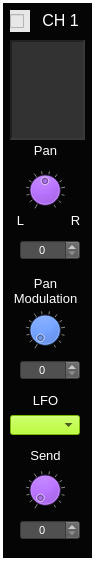
  <widget class="CustomFrame" name="frame_MixerChannel_1">
   <property name="geometry">
    <rect>
     <x>10</x>
     <y>10</y>
     <width>95</width>
     <height>561</height>
    </rect>
   </property>
   <property name="styleSheet">
    <string notr="true">background-color: rgb(5, 5, 5);
color: rgb(255, 255, 255);</string>
   </property>
   <property name="frameShape">
    <enum>QFrame::Panel</enum>
   </property>
   <property name="frameShadow">
    <enum>QFrame::Plain</enum>
   </property>
   <property name="lineWidth">
    <number>3</number>
   </property>
   <property name="midLineWidth">
    <number>1</number>
   </property>
   <widget class="QLabel" name="label_ADSRtitle">
    <property name="geometry">
     <rect>
      <x>40</x>
      <y>10</y>
      <width>41</width>
      <height>20</height>
     </rect>
    </property>
    <property name="font">
     <font>
      <pointsize>12</pointsize>
     </font>
    </property>
    <property name="styleSheet">
     <string notr="true">color: rgb(255, 255, 255);</string>
    </property>
    <property name="text">
     <string>CH 1</string>
    </property>
    <property name="alignment">
     <set>Qt::AlignCenter</set>
    </property>
   </widget>
   <widget class="QTextEdit" name="textEdit_MixerChanText_1">
    <property name="geometry">
     <rect>
      <x>10</x>
      <y>40</y>
      <width>75</width>
      <height>100</height>
     </rect>
    </property>
    <property name="focusPolicy">
     <enum>Qt::NoFocus</enum>
    </property>
    <property name="styleSheet">
     <string notr="true">background-color: rgb(50,50,50);</string>
    </property>
    <property name="frameShape">
     <enum>QFrame::Panel</enum>
    </property>
    <property name="lineWidth">
     <number>2</number>
    </property>
    <property name="midLineWidth">
     <number>2</number>
    </property>
    <property name="readOnly">
     <bool>true</bool>
    </property>
   </widget>
   <widget class="QLabel" name="label_133">
    <property name="geometry">
     <rect>
      <x>25</x>
      <y>140</y>
      <width>41</width>
      <height>21</height>
     </rect>
    </property>
    <property name="font">
     <font>
      <pointsize>10</pointsize>
     </font>
    </property>
    <property name="styleSheet">
     <string notr="true">color: rgb(255, 255, 255);</string>
    </property>
    <property name="text">
     <string>Pan</string>
    </property>
    <property name="alignment">
     <set>Qt::AlignCenter</set>
    </property>
   </widget>
   <widget class="CustomDial" name="dial_MixerChPan_1">
    <property name="geometry">
     <rect>
      <x>25</x>
      <y>170</y>
      <width>40</width>
      <height>40</height>
     </rect>
    </property>
    <property name="focusPolicy">
     <enum>Qt::NoFocus</enum>
    </property>
    <property name="styleSheet">
     <string notr="true">background-color: rgb(170, 85, 255);</string>
    </property>
    <property name="minimum">
     <number>0</number>
    </property>
    <property name="maximum">
     <number>100</number>
    </property>
    <property name="value">
     <number>50</number>
    </property>
    <property name="wrapping">
     <bool>false</bool>
    </property>
    <property name="notchTarget">
     <double>8.000000000000000</double>
    </property>
    <property name="notchesVisible">
     <bool>true</bool>
    </property>
   </widget>
   <widget class="QLabel" name="label_134">
    <property name="geometry">
     <rect>
      <x>10</x>
      <y>210</y>
      <width>21</width>
      <height>21</height>
     </rect>
    </property>
    <property name="font">
     <font>
      <pointsize>10</pointsize>
     </font>
    </property>
    <property name="styleSheet">
     <string notr="true">color: rgb(255, 255, 255);</string>
    </property>
    <property name="text">
     <string>L</string>
    </property>
    <property name="alignment">
     <set>Qt::AlignCenter</set>
    </property>
   </widget>
   <widget class="QLabel" name="label_135">
    <property name="geometry">
     <rect>
      <x>65</x>
      <y>210</y>
      <width>21</width>
      <height>21</height>
     </rect>
    </property>
    <property name="font">
     <font>
      <pointsize>10</pointsize>
     </font>
    </property>
    <property name="styleSheet">
     <string notr="true">color: rgb(255, 255, 255);</string>
    </property>
    <property name="text">
     <string>R</string>
    </property>
    <property name="alignment">
     <set>Qt::AlignCenter</set>
    </property>
   </widget>
   <widget class="QLabel" name="label_136">
    <property name="geometry">
     <rect>
      <x>10</x>
      <y>270</y>
      <width>71</width>
      <height>41</height>
     </rect>
    </property>
    <property name="font">
     <font>
      <pointsize>10</pointsize>
     </font>
    </property>
    <property name="styleSheet">
     <string notr="true">color: rgb(255, 255, 255);</string>
    </property>
    <property name="text">
     <string>Pan
Modulation</string>
    </property>
    <property name="alignment">
     <set>Qt::AlignCenter</set>
    </property>
   </widget>
   <widget class="QLabel" name="label_138">
    <property name="geometry">
     <rect>
      <x>25</x>
      <y>445</y>
      <width>41</width>
      <height>21</height>
     </rect>
    </property>
    <property name="font">
     <font>
      <pointsize>10</pointsize>
     </font>
    </property>
    <property name="styleSheet">
     <string notr="true">color: rgb(255, 255, 255);</string>
    </property>
    <property name="text">
     <string>Send</string>
    </property>
    <property name="alignment">
     <set>Qt::AlignCenter</set>
    </property>
   </widget>
   <widget class="CustomDial" name="dial_MixerChSend_1">
    <property name="geometry">
     <rect>
      <x>25</x>
      <y>470</y>
      <width>40</width>
      <height>40</height>
     </rect>
    </property>
    <property name="focusPolicy">
     <enum>Qt::NoFocus</enum>
    </property>
    <property name="styleSheet">
     <string notr="true">background-color: rgb(170, 85, 255);</string>
    </property>
    <property name="maximum">
     <number>100</number>
    </property>
    <property name="value">
     <number>0</number>
    </property>
    <property name="wrapping">
     <bool>false</bool>
    </property>
    <property name="notchTarget">
     <double>8.000000000000000</double>
    </property>
    <property name="notchesVisible">
     <bool>true</bool>
    </property>
   </widget>
   <widget class="CustomComboBox" name="comboBox_MixerChPanModLfo_1">
    <property name="geometry">
     <rect>
      <x>10</x>
      <y>415</y>
      <width>70</width>
      <height>20</height>
     </rect>
    </property>
    <property name="font">
     <font>
      <pointsize>8</pointsize>
     </font>
    </property>
    <property name="focusPolicy">
     <enum>Qt::NoFocus</enum>
    </property>
    <property name="styleSheet">
     <string notr="true">selection-background-color: rgb(255, 0, 0);
color: rgb(0,0,0);
border-color: rgb(0, 0, 0);
background-color: rgb(170, 255, 0);
</string>
    </property>
    <property name="currentText">
     <string/>
    </property>
    <property name="currentIndex">
     <number>-1</number>
    </property>
    <property name="maxVisibleItems">
     <number>4</number>
    </property>
   </widget>
   <widget class="QLabel" name="label_96">
    <property name="geometry">
     <rect>
      <x>20</x>
      <y>390</y>
      <width>51</width>
      <height>21</height>
     </rect>
    </property>
    <property name="font">
     <font>
      <pointsize>10</pointsize>
     </font>
    </property>
    <property name="styleSheet">
     <string notr="true">color: rgb(255, 255, 255);</string>
    </property>
    <property name="text">
     <string>LFO</string>
    </property>
    <property name="alignment">
     <set>Qt::AlignCenter</set>
    </property>
   </widget>
   <widget class="CustomDial" name="dial_MixerChPanModLevel_1">
    <property name="geometry">
     <rect>
      <x>25</x>
      <y>310</y>
      <width>40</width>
      <height>40</height>
     </rect>
    </property>
    <property name="focusPolicy">
     <enum>Qt::NoFocus</enum>
    </property>
    <property name="styleSheet">
     <string notr="true">background-color: rgb(0, 85, 255);</string>
    </property>
    <property name="minimum">
     <number>0</number>
    </property>
    <property name="maximum">
     <number>100</number>
    </property>
    <property name="value">
     <number>0</number>
    </property>
    <property name="wrapping">
     <bool>false</bool>
    </property>
    <property name="notchTarget">
     <double>8.000000000000000</double>
    </property>
    <property name="notchesVisible">
     <bool>true</bool>
    </property>
   </widget>
   <widget class="QSpinBox" name="spinBox_MixerChPanModLevel_1">
    <property name="geometry">
     <rect>
      <x>20</x>
      <y>360</y>
      <width>60</width>
      <height>20</height>
     </rect>
    </property>
    <property name="font">
     <font>
      <pointsize>8</pointsize>
     </font>
    </property>
    <property name="focusPolicy">
     <enum>Qt::NoFocus</enum>
    </property>
    <property name="styleSheet">
     <string notr="true">background-color: rgb(80,80,80);
color: rgb(255, 255, 255);</string>
    </property>
    <property name="alignment">
     <set>Qt::AlignCenter</set>
    </property>
    <property name="readOnly">
     <bool>false</bool>
    </property>
    <property name="accelerated">
     <bool>true</bool>
    </property>
    <property name="maximum">
     <number>100</number>
    </property>
    <property name="value">
     <number>0</number>
    </property>
   </widget>
   <widget class="CustomCheckBox" name="checkBox_MixerChanActivity_1">
    <property name="geometry">
     <rect>
      <x>10</x>
      <y>10</y>
      <width>20</width>
      <height>22</height>
     </rect>
    </property>
    <property name="font">
     <font>
      <pointsize>12</pointsize>
     </font>
    </property>
    <property name="focusPolicy">
     <enum>Qt::NoFocus</enum>
    </property>
    <property name="styleSheet">
     <string notr="true">background-color: rgb(231, 231, 231);</string>
    </property>
    <property name="text">
     <string/>
    </property>
   </widget>
   <widget class="QSpinBox" name="spinBox_MixerChPan_1">
    <property name="geometry">
     <rect>
      <x>20</x>
      <y>240</y>
      <width>60</width>
      <height>20</height>
     </rect>
    </property>
    <property name="font">
     <font>
      <pointsize>8</pointsize>
     </font>
    </property>
    <property name="focusPolicy">
     <enum>Qt::NoFocus</enum>
    </property>
    <property name="styleSheet">
     <string notr="true">background-color: rgb(80,80,80);
color: rgb(255, 255, 255);</string>
    </property>
    <property name="alignment">
     <set>Qt::AlignCenter</set>
    </property>
    <property name="readOnly">
     <bool>false</bool>
    </property>
    <property name="accelerated">
     <bool>true</bool>
    </property>
    <property name="maximum">
     <number>100</number>
    </property>
    <property name="value">
     <number>0</number>
    </property>
   </widget>
   <widget class="QSpinBox" name="spinBox_MixerChSend_1">
    <property name="geometry">
     <rect>
      <x>20</x>
      <y>520</y>
      <width>60</width>
      <height>20</height>
     </rect>
    </property>
    <property name="font">
     <font>
      <pointsize>8</pointsize>
     </font>
    </property>
    <property name="focusPolicy">
     <enum>Qt::NoFocus</enum>
    </property>
    <property name="styleSheet">
     <string notr="true">background-color: rgb(80,80,80);
color: rgb(255, 255, 255);</string>
    </property>
    <property name="alignment">
     <set>Qt::AlignCenter</set>
    </property>
    <property name="readOnly">
     <bool>false</bool>
    </property>
    <property name="accelerated">
     <bool>true</bool>
    </property>
    <property name="maximum">
     <number>100</number>
    </property>
    <property name="value">
     <number>0</number>
    </property>
   </widget>
  </widget>
